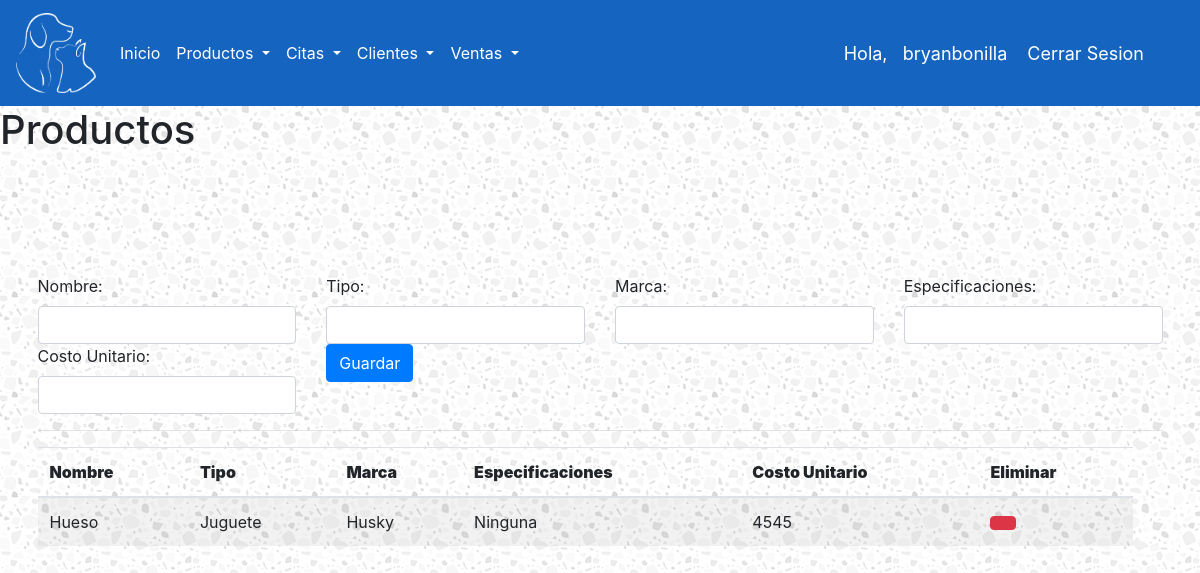
The app's page /productos/ (signed in), older data.
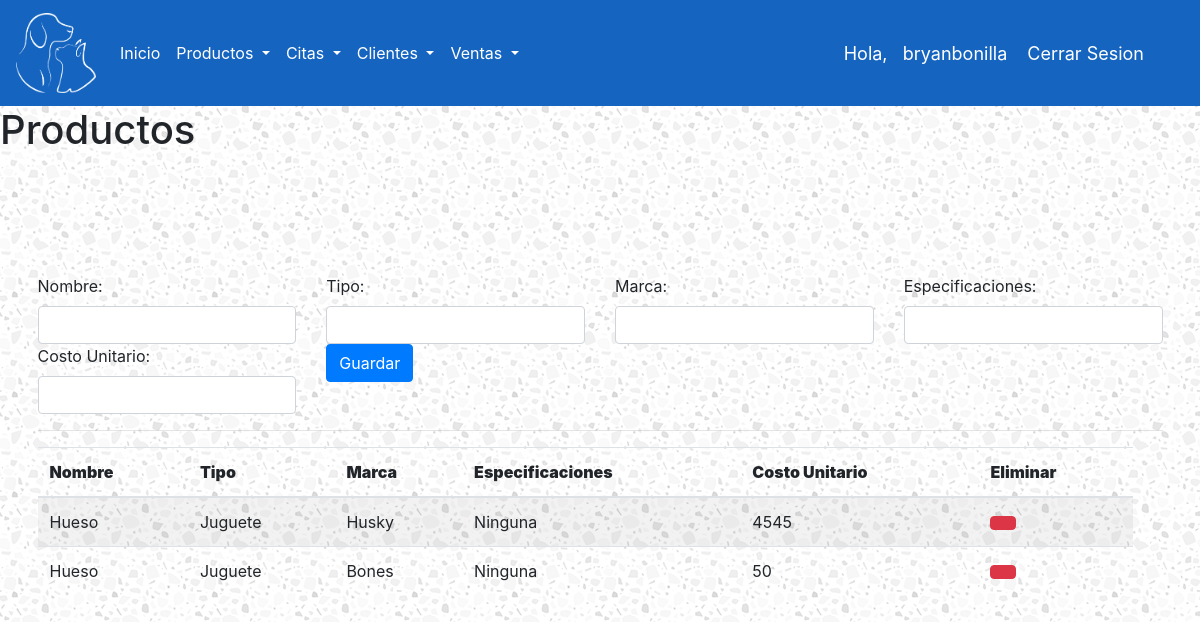
The same page, newer data.
### ControlDeVeterinaria/models.py (models this page shows, shortened)
class Producto(models.Model):
    nombre = models.CharField(max_length=20)
    tipo = models.CharField(max_length=20)
    marca = models.CharField(max_length=20)
    especificaciones = models.CharField(max_length=20)
    costoUnitario = models.IntegerField()

### ControlDeVeterinaria/views.py (the view)
# urls.py: path('productos/', producto, name="productos"),
@login_required(login_url='login')
def producto(request):
    form = ProductoForm(request.POST)
    listaProductos = Producto.objects.all()
    if form.is_valid():
        form.save()
    context ={
        'listaProductos':listaProductos,
        'form':form,
    }
    return render(request, 'ControlDeVeterinaria/productos.html', context)

### ControlDeVeterinaria/forms.py
class ProductoForm(forms.ModelForm):
    class Meta:
        model = Producto
        fields = ['nombre', 'tipo', 'marca', 'especificaciones','costoUnitario']
    def __init__(self, *args, **kwargs):
        super(ProductoForm, self).__init__(*args, **kwargs)
        self.fields['nombre'].widget.attrs['class'] = 'form-control'
        self.fields['tipo'].widget.attrs['class'] = 'form-control'
        self.fields['marca'].widget.attrs['class'] = 'form-control'
        self.fields['especificaciones'].widget.attrs['class'] = 'form-control'
        self.fields['costoUnitario'].widget.attrs['class'] = 'form-control'

### ControlDeVeterinaria/models.py (called while the page is built)
    def __str__(self):
        return self.username

### ControlDeVeterinaria/templates/ControlDeVeterinaria/productos.html (shortened to what this page needs)
{% extends 'ControlDeVeterinaria/base.html' %}
{% load static %}
{% block content %}
<h1> Productos </h1>
<br>
<form action="" method="post" class="form-horizontal" enctype="multipart/form-data">{% csrf_token %}
	<div class="row">
		<div class="col-sm-3">
			<label>Nombre: </label>
			{{ form.nombre }}
		</div>
		<div class="col-sm-3">
			<label>Tipo: </label>
			{{ form.tipo }}
		</div>
		<div class="col-sm-3">
			<label>Marca: </label>
			{{ form.marca }}
		</div>
        <div class="col-sm-3">
			<label>Especificaciones: </label>
			{{ form.especificaciones }}
		</div>
		<div class="col-sm-3">
			<label>Costo Unitario: </label>
			{{ form.costoUnitario }}
		</div>
		<div class="col-sm-3">
			<button class="btn btn-primary" type="submit"> Guardar </button>
		</div>
	</div>
	<hr>
	<div class="row col-sm-12">
		<table id="dvData" class="table table-striped" >
			<thead>
				<tr>
					<th >
						<strong>Nombre</strong>
					</th>
					<th >
						<strong>Tipo</strong>
					</th>
					<th >
						<strong>Marca</strong>
					</th>
					<th >
						<strong>Especificaciones</strong>
					</th>
					<th >
						<strong>Costo Unitario</strong>
					</th>
					<th >
						<strong>Eliminar</strong>
					</th>
				</tr>
			</thead>
			<tbody>
				{% for datos in listaProductos %}
					<tr>
						<td >{{ datos.nombre }}</td>
						<td >{{ datos.tipo }}</td>
						<td >{{ datos.marca }}</td>
						<td >{{ datos.especificaciones }}</td>
                        <td >{{ datos.costoUnitario }}</td>
						<td >
							<a href="{% url 'borrar-producto' datos.id %}" class="btn btn-default btn-danger"></a>
						</td>
					</tr>
				{% endfor %}
			</tbody>
		</table>
	</div>
</form>
{% endblock %}

Row changes from the older to the newer data that the page shows:
added Producto: nombre "Hueso", tipo "Juguete", marca "Bones", especificaciones "Ninguna", costoUnitario "50"
